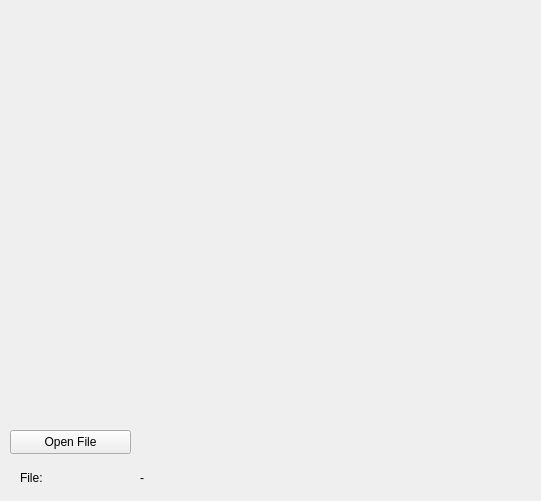
<?xml version="1.0" encoding="UTF-8"?>
<ui version="4.0">
 <class>ReadDICOMQt</class>
 <widget class="QMainWindow" name="ReadDICOMQt">
  <property name="geometry">
   <rect>
    <x>0</x>
    <y>0</y>
    <width>541</width>
    <height>501</height>
   </rect>
  </property>
  <property name="windowTitle">
   <string>DICOM Image</string>
  </property>
  <widget class="QWidget" name="centralWidget">
   <widget class="QVTKWidget" name="qvtkWidget" native="true">
    <property name="geometry">
     <rect>
      <x>10</x>
      <y>10</y>
      <width>521</width>
      <height>411</height>
     </rect>
    </property>
    <property name="autoFillBackground">
     <bool>false</bool>
    </property>
   </widget>
   <widget class="QPushButton" name="buttonOpenFile">
    <property name="geometry">
     <rect>
      <x>10</x>
      <y>430</y>
      <width>121</width>
      <height>24</height>
     </rect>
    </property>
    <property name="text">
     <string>Open File</string>
    </property>
   </widget>
   <widget class="QLabel" name="labelFileName">
    <property name="geometry">
     <rect>
      <x>140</x>
      <y>470</y>
      <width>381</width>
      <height>15</height>
     </rect>
    </property>
    <property name="text">
     <string>-</string>
    </property>
   </widget>
   <widget class="QLabel" name="labelFileNameTitle">
    <property name="geometry">
     <rect>
      <x>20</x>
      <y>470</y>
      <width>59</width>
      <height>15</height>
     </rect>
    </property>
    <property name="text">
     <string>File:</string>
    </property>
   </widget>
  </widget>
 </widget>
 <layoutdefault spacing="6" margin="11"/>
 <customwidgets>
  <customwidget>
   <class>QVTKWidget</class>
   <extends>QWidget</extends>
   <header>QVTKWidget.h</header>
   <container>1</container>
  </customwidget>
 </customwidgets>
 <resources/>
 <connections/>
</ui>
